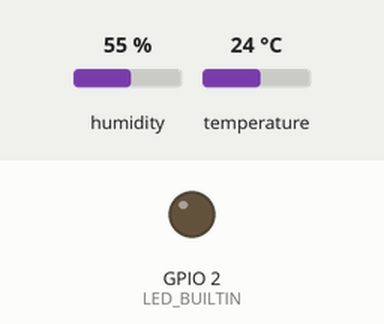
Simulated run of this sketch. Board: ESP32. Shown: output pins drawn as LEDs (lit = HIGH). Dashed ring = blinking. The test bench sets the inputs (shaded band); at power-on: humidity 55 %, temperature 24 °C. WiFi joins after 1.5 s; servers stay silent unless stated; uploads are accepted with an empty reply; the local clock reads 2024-03-15 10:24:30 at power-on unless the sketch sets it; what the sketch prints to the serial monitor is not drawn.

Above: at 1.64 s.
At 1.91 s:
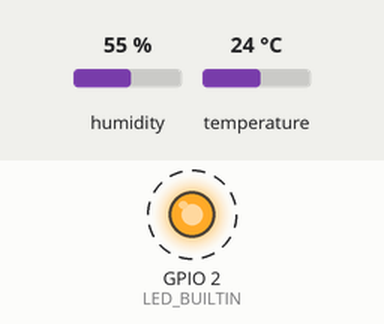
Timing chart, 0 to 4.5 s (numbered marks = the images above):
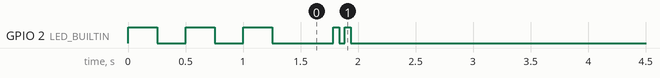

Measured:
- by itself, GPIO 2 (LED_BUILTIN): HIGH → LOW at 0.25 s, → HIGH 0.25 s later, → LOW 0.25 s later, → HIGH 0.25 s later, … (9 changes in this stretch)

The sketch:

TemperatureSensorScript_for_ESP32.ino
```cpp
/*
This Temperature Sensor script was designed to be used with a
NodeMCU-32S for IT&Data Odense SKO
*/

#include <DHT.h>
#include <WiFi.h>
#include <time.h>
#include <HTTPClient.h>

#define DHTPIN 21 // what pin we're connected to, modify for different boards
#define DHTTYPE DHT22 // DHT 22 Sensor
DHT dht(DHTPIN, DHTTYPE); // Initialize DHT sensor for normal 16mhz Arduino

//Variables for api request
float humi;  // Stores humidity value
float temp = -273; // Stores temperature value, is sat at this beginning temp so it fires of immediately upon startup
String hostName = "mu7-3";
String ipAddress;
const char* apiService = "insert api service name"; //the api url should be http if possible, not https, as the HTTPClient script doesn't support it otherwise
struct tm timeinfo; // Our constructor for localtime
bool httpErrorIndicator = false; // When there is a problem sending data to the api, we will make it blink continuously, using these

// Our wifi and api, add password if wifi is secured
const char* ssid = "Sde-Guest";
//const char* password = "REPLACE_WITH_YOUR_PASSWORD";

// Define NTP Client to get time
const char* ntpServer = "dk.pool.ntp.org";
const long  gmtOffset_sec = 3628;
const int   daylightOffset_sec = 3600; // Will be used if we are in summertime

// Splits hostName at the "-" so it can be sent in proper format in JSON
int splitPoint = hostName.indexOf('-');
String deviceName = hostName.substring(0, splitPoint);
String zone = hostName.substring(splitPoint + 1, hostName.length());

void InitWifi() {
  // Needed to set hostname
  WiFi.mode(WIFI_STA);
  WiFi.config(INADDR_NONE, INADDR_NONE, INADDR_NONE, INADDR_NONE);
  WiFi.setHostname(hostName.c_str());

  // Connects to wifi
  WiFi.begin(ssid);
  //WiFi.begin(ssid, PASSWORD_IF_NEEDED);
  Serial.print("Connecting to WiFi ..");
  while (WiFi.status() != WL_CONNECTED) {
    Serial.print('.');
    digitalWrite(LED_BUILTIN, HIGH);
    delay(250);
    digitalWrite(LED_BUILTIN, LOW);
    delay(250);
  }
  // Enables autoreconnect to wifi, in case of wifi shutdown or weak connection
  WiFi.setAutoReconnect(true);
  WiFi.persistent(true);

  Serial.println(WiFi.localIP());
  ipAddress = IpAddress2String(WiFi.localIP());
}

// Needed for converting ipAddres to string for JSON
String IpAddress2String(const IPAddress& ipAddress)
{
    return String(ipAddress[0]) + String(".") +
           String(ipAddress[1]) + String(".") +
           String(ipAddress[2]) + String(".") +
           String(ipAddress[3]);
}

void SetTimezone()
{
  if(!getLocalTime(&timeinfo)){
    Serial.println("There was an error in getting time, this could be that the NTPServer is not available, or a weak connection to the NTPServer");
    Serial.println("System will now restart");
    delay(10000);
    ESP.restart();
  }
  byte dd = timeinfo.tm_mday;
  byte mm = timeinfo.tm_mon + 1;
  byte yy = timeinfo.tm_year + 1900;
  byte x1 = 31 - (yy + yy / 4 - 2) % 7; //last Sunday March
  byte x2 = 31 - (yy + yy / 4 + 2) % 7; // last Sunday October
  if((mm > 3 && mm < 10) || (mm == 3 && dd >= x1) || (mm == 10 && dd < x2)){
    configTime(gmtOffset_sec, daylightOffset_sec, ntpServer);
    if(!getLocalTime(&timeinfo)){
      Serial.println("There was an error in setting time zone, this could be that the NTPServer is not available, or a weak connection to the NTPServer");
      Serial.println("System will now restart");
      delay(10000);
      ESP.restart();
    }
  }
}

void setup() {
  Serial.begin(9600);
  pinMode(LED_BUILTIN, OUTPUT);
  InitWifi();

  // Sets time based on denmark
  configTime(gmtOffset_sec, 0, ntpServer);
  SetTimezone();

  dht.begin();
}

void SendPOSTData() {
  //Converts time to string format so it can later be used in JSON
  getLocalTime(&timeinfo);
  char timeAsString[24];
  strftime(timeAsString, sizeof(timeAsString), "%Y-%m-%d %H:%M:%S", &timeinfo);
  String stringified(timeAsString);

  humi = dht.readHumidity();// Read humidity
  temp = dht.readTemperature();// Read temperature

  // Check if wifi is still connected
  if(WiFi.status() == WL_CONNECTED){
    WiFiClient client;
    HTTPClient http;

    http.begin(client, apiService);

    // The JSON that will be send to our api service
    http.addHeader("Content-Type", "application/json");
    String httpRequestData = "{\"ipaddress\": \"" + ipAddress;
    httpRequestData += "\", \"zone\": " + zone;
    httpRequestData += ", \"name\": \"" + deviceName;
    httpRequestData += "\", \"updated\": \"" + String(timeAsString);
    httpRequestData += "\", \"temperature\": " + String(temp);
    httpRequestData += ", \"humidity\": " + String(humi);
    httpRequestData += "}";

    // Sends the POST request
    Serial.print(httpRequestData);
    int httpResponseCode = http.POST(httpRequestData);

    // Show the response code so we can determined if it was received by the api
    // 400 = Error, 200 = Received
    Serial.print("HTTP Response code: ");
    Serial.println(httpResponseCode);
    Serial.println("");

    http.end();
    client.stop();

    if(httpResponseCode > 205 || httpResponseCode < 100){
      Serial.println("An error occurred after sending data to api, ensure the api server is running, and you are sending to the right endpoint");
      httpErrorIndicator = true;
    } else {
      httpErrorIndicator = false;

      // indicates that the http request was sent successfully
      digitalWrite(LED_BUILTIN, HIGH);
      delay(50);
      digitalWrite(LED_BUILTIN, LOW);
      delay(50);
      digitalWrite(LED_BUILTIN, HIGH);
      delay(50);
      digitalWrite(LED_BUILTIN, LOW);
      delay(50);

      // Waits for 1 minute before scanning again
      delay(60000);
    }
  }
  else {
    // Cancels and waits for wifi connection
    Serial.print("Unable to connect to wifi, please wait for autoreconnect or restart the system");
  }
}

void loop() {
  // Used for comparison to old readings
  float currentTemp = dht.readTemperature();

  if ( isnan(currentTemp)) {
    Serial.println("Failed to read from DHT sensor!");
    digitalWrite(LED_BUILTIN, HIGH);
  } else {
    digitalWrite(LED_BUILTIN, LOW);
    // Gets current hour and minutes (E.g. 08:00) for scheduled checks
    getLocalTime(&timeinfo);
    char timeAsString[5];
    strftime(timeAsString, sizeof(timeAsString), "%H%M", &timeinfo);
    String plannedCheck(timeAsString);

    if(plannedCheck == "0158" || plannedCheck == "0159"){
      // Daily reboot
      delay(120000);
      ESP.restart();
    } else if(temp > currentTemp + 0.5 || temp < currentTemp - 0.5
    || plannedCheck == "0800" || plannedCheck == "1200" || plannedCheck == "1500"){
      SendPOSTData();
    }
    //http error loop
    if(httpErrorIndicator)
    {
      int errorTime = 10;
      bool lightState = false;
      while(errorTime >= 0){
        if(lightState){
          digitalWrite(LED_BUILTIN, LOW);
          lightState = false;
        } else {
          digitalWrite(LED_BUILTIN, HIGH);
          lightState = true;
        }
        errorTime--;
        delay(1000);
      }
      digitalWrite(LED_BUILTIN, HIGH);
      lightState = false;
      temp = -273;
    }
    Serial.print('.');
  }
  delay(1000);
}
```
